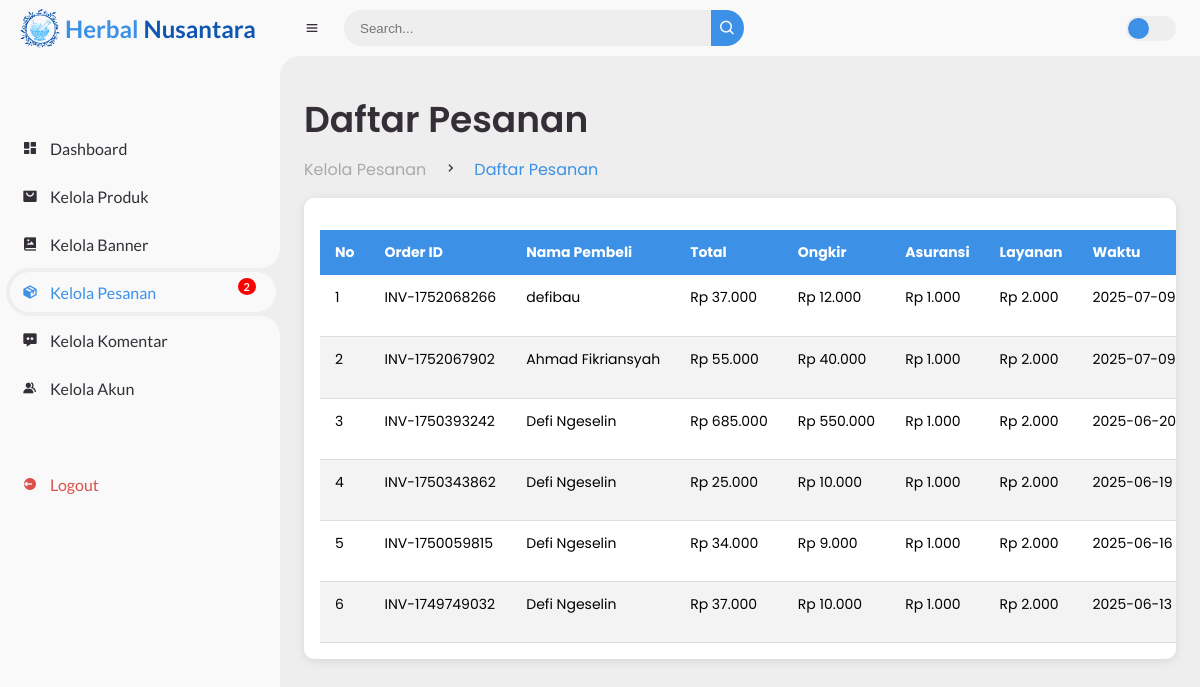
The app's page /admin/pesanan/table_pesanan.php (signed in) with its own data.
### tables this page shows
CREATE TABLE `orders` (
  `id` int NOT NULL,
  `user_id` int NOT NULL,
  `order_id` varchar(50) NOT NULL,
  `ongkir` int DEFAULT NULL,
  `asuransi` int DEFAULT NULL,
  `layanan` int DEFAULT NULL,
  `total_amount` int NOT NULL,
  `payment_type` varchar(50) DEFAULT NULL,
  `transaction_time` datetime DEFAULT NULL,
  `transaction_status` varchar(50) DEFAULT NULL,
  `created_at` timestamp NULL DEFAULT CURRENT_TIMESTAMP,
  `shipped_at` datetime DEFAULT NULL
);

CREATE TABLE `users` (
  `id` int NOT NULL,
  `full_name` varchar(50) NOT NULL,
  `email` varchar(50) NOT NULL,
  `password` varchar(255) NOT NULL,
  `role` varchar(20) DEFAULT 'customer',
  `phone` varchar(20) DEFAULT NULL,
  `created_at` timestamp NULL DEFAULT CURRENT_TIMESTAMP,
  `province_id` int DEFAULT NULL,
  `province_name` varchar(100) DEFAULT NULL,
  `city_id` int DEFAULT NULL,
  `city_name` varchar(100) DEFAULT NULL,
  `district_id` varchar(255) DEFAULT NULL,
  `district_name` varchar(255) DEFAULT NULL,
  `postal_code` varchar(10) DEFAULT NULL,
  `full_address` text
);

### admin/pesanan/table_pesanan.php (the view, shortened to what this page needs)
<?php
require "../../php/config.php";
$sql = "SELECT
    o.id AS order_id_db,
    o.order_id,
    o.user_id,
    u.full_name,
    o.total_amount,
    o.ongkir,
    o.asuransi,
    o.layanan,
    o.payment_type,
    o.transaction_time,
    o.transaction_status,
    o.created_at
FROM orders o
JOIN users u ON o.user_id = u.id
ORDER BY
    CASE
        WHEN o.transaction_status = 'settlement' THEN 0
        ELSE 1
    END,
    o.created_at DESC";
$result = mysqli_query($conn, $sql);
$orders = [];
while ($row = mysqli_fetch_assoc($result)) {
    $orders[] = $row;
}
?>
<!DOCTYPE html>
<html lang="en">
<head>
    <link rel="stylesheet" href="../../assets/css/style.css">
    <link href="https://unpkg.com/boxicons@2.0.9/css/boxicons.min.css" rel="stylesheet" />
    <link rel="stylesheet" href="../../assets/css/produk.css">
</head>
<body>
    <?php include '../../components/sidebar.php'; ?>
    <section id="content">
        <nav>
            <i class='bx bx-menu'></i>
            <form action="#">
                <div class="form-input">
                    <input type="search" placeholder="Search..." />
                    <button type="submit" class="search-btn">
                        <i class='bx bx-search'></i>
                    </button>
                </div>
            </form>
            <label for="switch-mode" class="switch-mode"></label>
        </nav>
        <main>
            <div class="head-title">
                <div class="left">
                    <h1>Daftar Pesanan</h1>
                    <ul class="breadcrumb">
                        <li><a href="#">Kelola Pesanan</a></li>
                        <li><i class='bx bx-chevron-right'></i></li>
                        <li><a class="active" href="#">Daftar Pesanan</a></li>
                    </ul>
                </div>
            </div>
            <div class="table-container">
                <table class="styled-table">
                    <thead>
                        <tr>
                            <th>No</th>
                            <th>Order ID</th>
                            <th>Nama Pembeli</th>
                            <th>Total</th>
                            <th>Ongkir</th>
                            <th>Asuransi</th>
                            <th>Layanan</th>
                            <th>Waktu</th>
                        </tr>
                    </thead>
                    <tbody>
                        <?php
                        if (empty($orders)) {
                            echo "<tr><td colspan='10' class='no-product-row'>Tidak ada pesanan.</td></tr>";
                        } else {
                            $no = 1;
                            foreach ($orders as $order) :
                        ?>
                                <tr>
                                    <td><?= $no++; ?></td>
                                    <td><?= $order['order_id']; ?></td>
                                    <td><?= $order['full_name']; ?></td>
                                    <td>Rp <?= number_format($order['total_amount'], 0, ',', '.'); ?></td>
                                    <td>Rp <?= number_format($order['ongkir'], 0, ',', '.'); ?></td>
                                    <td>Rp <?= number_format($order['asuransi'], 0, ',', '.'); ?></td>
                                    <td>Rp <?= number_format($order['layanan'], 0, ',', '.'); ?></td>
                                    <td><?= $order['transaction_time']; ?></td>
                                </tr>
                        <?php
                            endforeach;
                        }
                        ?>
                    </tbody>
                </table>
            </div>
        </main>
    </section>
</body>
</html>

### assets/css/style.css (style rules this page uses)
* { margin: 0; padding: 0; box-sizing: border-box; }
a { text-decoration: none; }
li { list-style: none; }
:root { --poppins: 'Poppins', sans-serif; --lato: 'Lato', sans-serif; --light: #F9F9F9; --blue: #3C91E6; --light-blue: #CFE8FF; --grey: #eee; --dark-grey: #AAAAAA; --dark: #342E37; --red: #DB504A; --yellow: #FFCE26; --light-yellow: #FFF2C6; --orange: #FD7238; --light-orange: #FFE0D3; }
html { overflow-x: hidden; }
body { background: var(--grey); overflow-x: hidden; }
#content { position: relative; width: calc(100% - 280px); left: 280px; transition: .3s ease; }
#content nav { height: 56px; background: var(--light); padding: 0 24px; display: flex; align-items: center; grid-gap: 24px; font-family: var(--lato); position: sticky; top: 0; left: 0; z-index: 1000; }
#content nav::before { content: ''; position: absolute; width: 40px; height: 40px; bottom: -40px; left: 0; border-radius: 50%; box-shadow: -20px -20px 0 var(--light); }
#content nav .bx.bx-menu { cursor: pointer; color: var(--dark); }
#content nav form { max-width: 400px; width: 100%; margin-right: auto; }
#content nav form .form-input { display: flex; align-items: center; height: 36px; }
#content nav form .form-input input { flex-grow: 1; padding: 0 16px; height: 100%; border: none; background: var(--grey); border-radius: 36px 0 0 36px; outline: none; width: 100%; color: var(--dark); }
#content nav form .form-input button { width: 36px; height: 100%; display: flex; justify-content: center; align-items: center; background: var(--blue); color: var(--light); font-size: 18px; border: none; outline: none; border-radius: 0 36px 36px 0; cursor: pointer; }
#content nav .switch-mode { display: block; min-width: 50px; height: 25px; border-radius: 25px; background: var(--grey); cursor: pointer; position: relative; }
#content nav .switch-mode::before { content: ''; position: absolute; top: 2px; left: 2px; bottom: 2px; width: calc(25px - 4px); background: var(--blue); border-radius: 50%; transition: all .3s ease; }
#content main { width: 100%; padding: 36px 24px; font-family: var(--poppins); max-height: calc(100vh - 56px); overflow-y: auto; }
#content main .head-title { display: flex; align-items: center; justify-content: space-between; grid-gap: 16px; flex-wrap: wrap; }
#content main .head-title .left h1 { font-size: 36px; font-weight: 600; margin-bottom: 10px; color: var(--dark); }
#content main .head-title .left .breadcrumb { display: flex; align-items: center; grid-gap: 16px; }
#content main .head-title .left .breadcrumb li { color: var(--dark); }
#content main .head-title .left .breadcrumb li a { color: var(--dark-grey); pointer-events: none; }
#content main .head-title .left .breadcrumb li a.active { color: var(--blue); pointer-events: unset; }

### assets/css/produk.css (style rules this page uses)
.table-container { width: 100%; overflow-x: auto; background: #fff; padding: 1rem; border-radius: 10px; box-shadow: 0 2px 10px rgba(0, 0, 0, 0.1); margin-top: 1rem; }
.styled-table td, .styled-table th { white-space: nowrap; }
.styled-table { width: 100%; border-collapse: collapse; margin-top: 1rem; font-size: 14px; min-width: 800px; }
.styled-table thead tr { background-color: #3C91E6; color: #ffffff; text-align: left; }
.styled-table th, .styled-table td { padding: 12px 15px; vertical-align: top; }
.styled-table tbody tr { border-bottom: 1px solid #dddddd; }
.styled-table tbody tr:nth-child(even) { background-color: #f3f3f3; }

### records on screen
orders: order "INV-1752068266", user.full_name "defibau", total_amount "37.000", ongkir "12.000", asuransi "1.000", layanan "2.000", transaction_time "2025-07-09…"
orders: order "INV-1752067902", user.full_name "Ahmad Fikriansyah", total_amount "55.000", ongkir "40.000", asuransi "1.000", layanan "2.000", transaction_time "2025-07-09…"
orders: order "INV-1750393242", user.full_name "Defi Ngeselin", total_amount "685.000", ongkir "550.000", asuransi "1.000", layanan "2.000", transaction_time "2025-06-20…"
orders: order "INV-1750343862", user.full_name "Defi Ngeselin", total_amount "25.000", ongkir "10.000", asuransi "1.000", layanan "2.000", transaction_time "2025-06-19…"
orders: order "INV-1750059815", user.full_name "Defi Ngeselin", total_amount "34.000", ongkir "9.000", asuransi "1.000", layanan "2.000", transaction_time "2025-06-16…"
orders: order "INV-1749749032", user.full_name "Defi Ngeselin", total_amount "37.000", ongkir "10.000", asuransi "1.000", layanan "2.000", transaction_time "2025-06-13…"

### other values on screen
$jumlah_pesanan_settlement "2"
